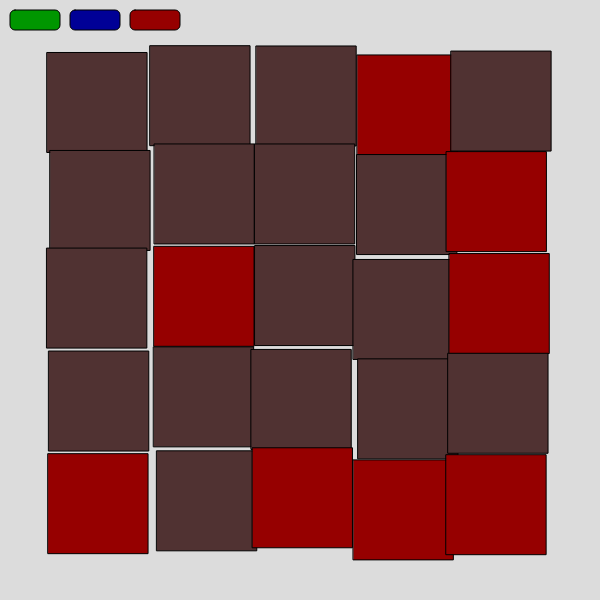
Frame 1 (no input)
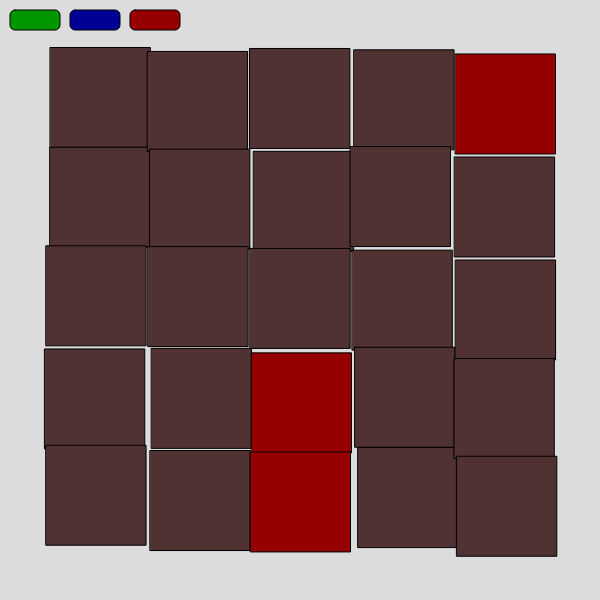
Frame 60 (no input)
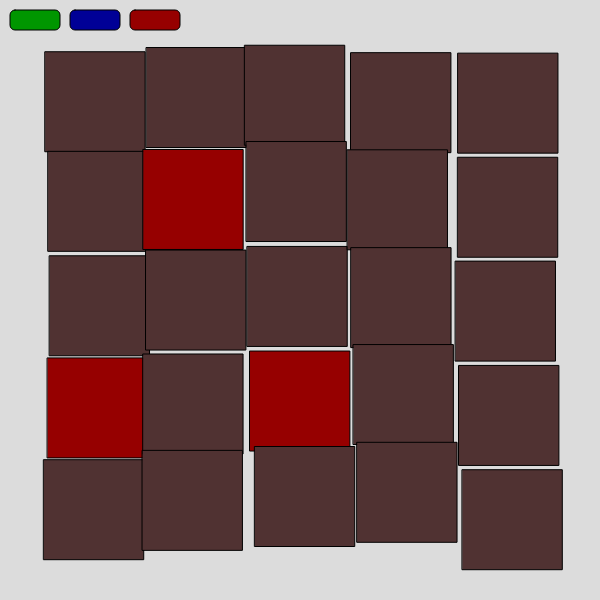
Frame 120 (the mouse pressed at the canvas centre since frame 60)

The p5.js sketch that drew these frames (run headless with seeded random() and noise() and a simulated clock; from frame 60 on, the mouse is pressed at the canvas centre):

// p5.js sketch
// ── sketch.js
//Setup variables
let col = 'r'
let cs = 0;

function setup() {
  createCanvas(600, 600);
}

//Check for s press
function keyPressed() {
  if (key === 's') {
    if (isLooping() === true) {
      noLoop();
    } else {
      loop();
    }
  }
}

//Check for button presses
function mousePressed() {
  if (mouseButton === LEFT) {
    //Is it green?
    if (mouseX >= 10 && mouseX <= 60 && mouseY >= 10 && mouseY <= 30) {
      col = 'g'
    }
    //Is it blue?
    else if (mouseX >= 70 && mouseX <= 120 && mouseY >= 10 && mouseY <= 30) {
      col = 'b'
    }
    //Is it red?
    else if (mouseX >= 130 && mouseX <= 180 && mouseY >= 10 && mouseY <= 30) {
      col = 'r'
    }
  }
}

function draw() {
  background(220);
  cs = 0;
  
  //Draw the buttons
  fill('rgb(0,150,0)')
  rect(10, 10, 50, 20, 5)

  fill('rgb(0,0,150)')
  rect(70, 10, 50, 20, 5)

  fill('rgb(150,0,0)')
  rect(130, 10, 50, 20, 5)
  
  //Square Rendering Machine
  for (x = 50; x <= 500; x += 100) {
    for (y = 50; y <= 500; y += 100) {
      
      //Decide the color
      if (random(0, 11) <= 2) {
        cs ++;
        switch (col) {
          case ('g'):
            fill('rgb(0,150,0)')
            break;
          case ('b'):
            fill('rgb(0,0,150)')
            break;
          case ('r'):
            fill('rgb(150,0,0)')
        }
      }
      
      else {
        switch (col) {
          case ('g'):
            fill('rgb(50,80,50)')
            break;
          case ('b'):
            fill('rgb(50,50,80)')
            break;
          case ('r'):
            fill('rgb(80,50,50)')
        }
      }
      
      print('There are '+ cs +' colored squares')
      
      //Decide offset
      xoffset = random(-5, 5)
      yoffset = random(-5, 5)
      
      //Draw squares
      square(x += xoffset, y += yoffset, 100)
    }
  }
}
